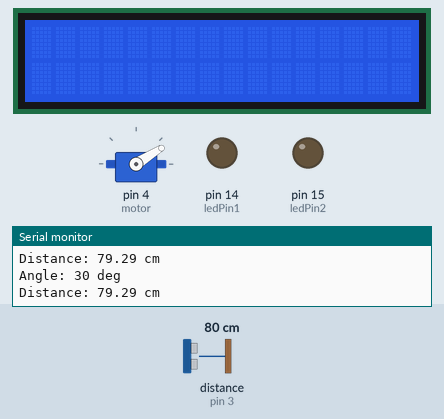
Bench run of a sketch on a simulated Arduino Uno, built with avr-gcc and run on an emulated ATmega328P. On the bench: servo, 16×2 character LCD, output pins drawn as LEDs (lit = HIGH), the last lines printed to the serial monitor. Inputs (shaded band) come from the test bench; at power-on: distance to the obstacle (sensor on pin 3) 80 cm. The echo pulse lasts 58.3 µs per cm; pins used as bus, display or sensor lines are not drawn.

Above: at 1.2 s.
1.3 s: distance to the obstacle (sensor on pin 3) set to 23 cm
At 2.19 s:
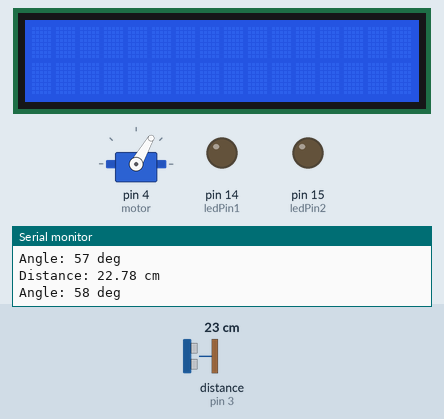
4.1 s: distance to the obstacle (sensor on pin 3) set to 18 cm
At 4.9 s:
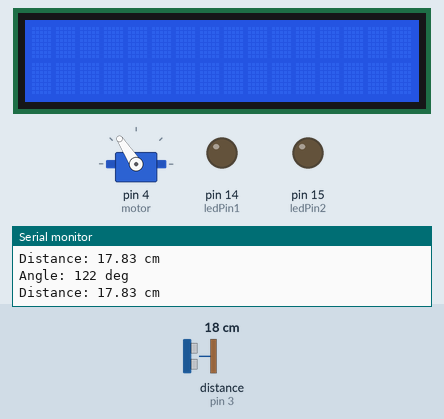
6.3 s: distance to the obstacle (sensor on pin 3) set to 35 cm
At 6.48 s:
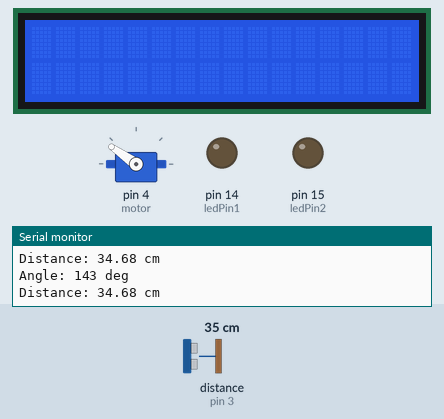
Timing chart, 0 to 15.3 s (numbered marks = the images above; inputs shaded):
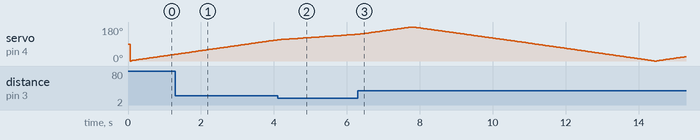

Measured:
- the behaviour switches between 21 and 20 cm on distance to the obstacle (sensor on pin 3) (found by bisection; images 1 and 2)

The sketch:

web1.ino
```cpp
#include <Servo.h>
#include <LiquidCrystal.h>

Servo myservo;
LiquidCrystal lcd(7, 6, 5, 4, 3, 2); // Creates an LCD object. Parameters: (rs, enable, d4, d5, d6, d7)

int pos = 0; // la position initiale du servo moteur
const int trigPin = 2;
const int echoPin = 3;
const int motor = 4;
const int buzzer = 5;
const int ledPin1 = 14;
const int ledPin2 = 15;
float distanceCm, DistanceSec,duration;

void setup() {
  myservo.attach(motor); // attache le Servo moteur a la pin numéro 11
  lcd.begin(16,2); // Initialiser l'interface de Lcd avec leurs Dimensions
  pinMode(trigPin, OUTPUT);
  pinMode(echoPin, INPUT);
  pinMode(buzzer, OUTPUT);
  pinMode(ledPin1, OUTPUT);
  pinMode(ledPin2, OUTPUT);
  DistanceSec=20;
  Serial.begin(9600);

}

void loop() {
  for (pos = 0; pos <= 180; pos += 1) { // aller de 0 a 180 degée
    // in steps of 1 degree
    myservo.write(pos); // Programmer le Servo pour aller a la position (pos)
    digitalWrite(trigPin, LOW);
    delayMicroseconds(2);
    digitalWrite(trigPin, HIGH); //envoyer une impulsion de 10 micro seconds
    delayMicroseconds(10);
    digitalWrite(trigPin, LOW);

    duration = pulseIn(echoPin, HIGH);
    distanceCm= duration*0.034/2;
    if (distanceCm <= DistanceSec){
      if(distanceCm <= DistanceSec/2){
        Serial.println("Distance: " + String(distanceCm) + " cm");
        Serial.println("Angle: " + String(pos) + " deg");
        delay(10);
      }else{
        Serial.println("Distance: " + String(distanceCm) + " cm");
        Serial.println("Angle: " + String(pos) + " deg");
        delay(10);
      }
    }

    Serial.println("Distance: " + String(distanceCm) + " cm");
    Serial.println("Angle: " + String(pos) + " deg");
    delay(10); //attendre 100ms pour que le servo cherche sa position

  }
  for (pos = 180; pos >= 0; pos -= 1) { //
    myservo.write(pos); //
    digitalWrite(trigPin, LOW);
    delayMicroseconds(2);
    digitalWrite(trigPin, HIGH);
    delayMicroseconds(10);
    digitalWrite(trigPin, LOW);

    duration = pulseIn(echoPin, HIGH);
    distanceCm= duration*0.034/2;
    if (distanceCm <= DistanceSec){
      if(distanceCm <= DistanceSec/2){


        Serial.println("Distance: " + String(distanceCm) + " cm");
        Serial.println("Angle: " + String(pos) + " deg");
        delay(10);
      }else{

        Serial.println("Distance: " + String(distanceCm) + " cm");
        Serial.println("Angle: " + String(pos) + " deg");
        delay(10);
      }
    }

    Serial.println("Distance: " + String(distanceCm) + " cm");
    Serial.println("Angle: " + String(pos) + " deg");
    delay(10);
  }
}
```
